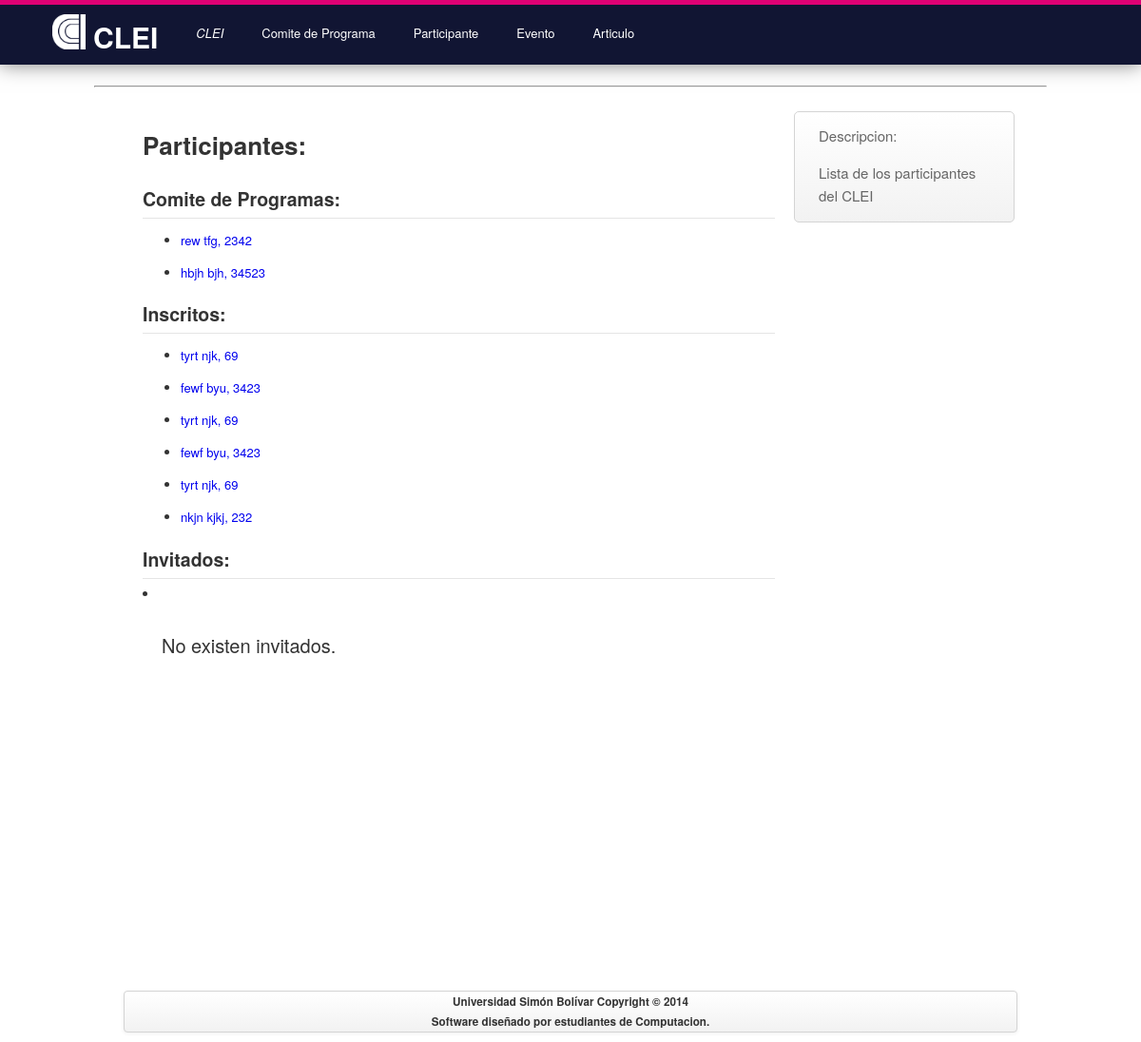
Page /persona/ on the earlier database version.
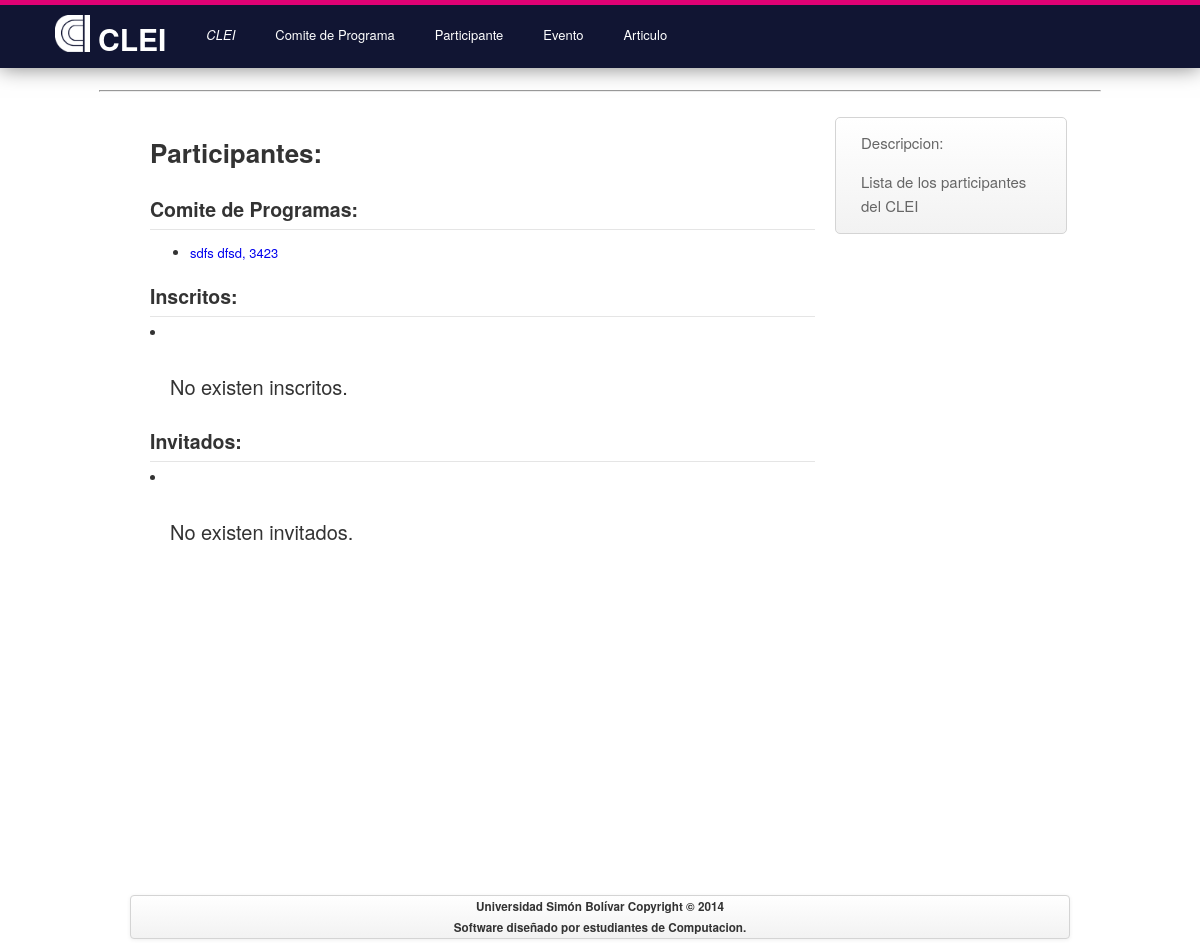
Same page on the later database version.
### miembro_cp/models.py (models this page shows)
class Miembro_CP(models.Model):
    PRESIDENTE     = 'PR'
    REGULAR        = 'RE'
    CARGOS_CHOICES = (
        (PRESIDENTE, 'Presidente'),
        (REGULAR   , 'Regular'   ),
    )
    persona    = models.ForeignKey(Persona, related_name = 'info_miembro')
    experticia = models.ManyToManyField(Experticia)
    cargo      = models.CharField(max_length = 2,
                                  choices    = CARGOS_CHOICES,
                                  default    = REGULAR)
    def __str__(self):
        return str(self.persona)

### persona/models.py (models this page shows)
class Persona(models.Model):
    cedula               = models.IntegerField()
    nombre               = models.CharField(max_length=100)
    apellido             = models.CharField(max_length=100)
    institucion_afiliada = models.CharField(max_length=100)
    email                = models.EmailField(max_length=50)
    pais                 = models.CharField(max_length=100)
    def __str__(self):
        return str(self.nombre) + " " + str(self.apellido) + ", " + str(self.cedula)

### asistente/models.py (models this page shows)
class Inscrito(models.Model):
    created    = models.DateTimeField(default=datetime.now)
    monto      = models.IntegerField()
    asistencia = models.ManyToManyField(Asistencia)
    descuento  = models.ManyToManyField(Descuento)
    inscrito   = models.ForeignKey(Asistente, related_name="asistente")
    def __str__(self):
        return str(self.inscrito)

class Asistente(models.Model):
    cod_postal = models.IntegerField()
    telefono   = models.IntegerField()
    url        = models.CharField(max_length=100, null=True, blank=True)
    info       = models.ForeignKey(Persona, related_name='persona')
    def __str__(self):
        return str(self.info)

### persona/views.py (the view)
def persona_participante(request):
    miembros       = Miembro_CP.objects.all()
    inscritos      = Inscrito.objects.all()
    invitado_lista = Invitado.objects.all()
    return render_to_response('persona/persona_index.html',
                              {'comite_lista'  : miembros,
                               'inscrito_lista': inscritos,
                               'invitado_lista': invitado_lista,
    })

### templates/persona/persona_index.html
{% extends "index.html" %}
{% block content %}
<h1>Participantes:</h1>
<h3>Comite de Programas:</h3>
{% if comite_lista %}
<ul>
  {% for c in comite_lista %}
  <li><a href="/miembro_cp/detalles/{{ c.id }}/">{{ c }}</a></li>
  {% endfor %}
</ul>
{% else %}
<li>
  <p>No existen inscritos.</p>
</li>
{% endif %}
<h3>Inscritos:</h3>
{% if inscrito_lista %}
<ul>
  {% for i in inscrito_lista %}
  <li><a href="/asistente/inscritos/detalles/{{ i.id }}">{{ i }}</a></li>
  {% endfor %}
</ul>
{% else %}
<li>
  <p>No existen inscritos.</p>
</li>
{% endif %}
<h3>Invitados:</h3>
{% if invitado_lista %}
<ul>
  {% for d in invitado_lista %}
  <li><a href="/invitado/detalles/{{ d.id }}">{{ d }}</a></li>
  {% endfor %}
</ul>
{% else %}
<li>
  <p>No existen invitados.</p>
</li>
{% endif %}
{% endblock %}
{% block sidebar %}
<li>
  <p>Lista de los participantes del CLEI</p>
</li>
{% endblock %}

### templates/index.html (shortened to what this page needs)
<!DOCTYPE html>
<html lang="es">
  <head>
    {% load staticfiles %}
    <link rel="stylesheet" type="text/css" href="{% static 'style.css' %}" />
  </head>
  <body>
    <div class="header">
      <div class="navbar-inner">
        <div class="navbar">
    	  <div class="nav">
      	    <a href="/">
              <img class="clei" src="/static/clei_regen.png">
       	      <h1>CLEI</h1>
      	    </a>
    	  </div>
          <div class="nav">
            <ul>
              <li><a href="#"><i>CLEI</i></a>
              </li>
            </ul>
          </div>
					<div class="nav">
            <ul>
              <li><a href="#">Comite de Programa</a>
              </li>
            </ul>
          </div>
          <div class="nav">
            <ul>
              <li><a href="#">Participante</a>
              </li>
            </ul>
          </div>
          <div class="nav">
            <ul>
              <li><a href="#">Evento</a>
              </li>
            </ul>
          </div>
          <div class="nav">
            <ul>
              <li><a href="#">Articulo</a>
              </li>
            </ul>
          </div>
        </div>
      </div>
    </div>
    <hr>
    <div class="page-container">
      <div class="container">
        <div class="container-body">
          {% block content %}{% endblock %}
        </div>
        <div class="sidebar">
          <ul>
            <li>Descripcion:</li>
            {% block sidebar %}{% endblock %}
          </ul>
        </div>
      </div>
    </div>
    <footer class="page-container">
      <div class="footer">
        <p>
          <b>Universidad Simón Bolívar Copyright © 2014</b>
        </p>
        <p>
          <b>Software diseñado por estudiantes de Computacion.</b>
        </p>
      </div>
    </footer>
  </body>
</html>

### static/style.css (style rules this page uses)
a { text-decoration: none; }
body { margin: 0px; font-family: "Helvetica Neue", Helvetica, Arial, sans-serif; font-size: 13px; line-height: normal; color: #333333; background-color: #ffffff; background-repeat:repeat-x; }
.header { position:fixed; top: 0px; right: 0; left: 0; z-index: 1030; margin-bottom: 0; overflow: visible; background-color: #111533; box-shadow:0px 0px 20px rgba(0,0,0,0.5);; }
.header a { color:#ffffff; }
.header h1 { font-size: 30px; padding: 12px 20px 0px 8px; margin: 0px; }
.header img { width: 35px; padding: 10px 0px 0px 10px; }
.header .navbar-inner { border-top: 5px solid #DF0174; padding-right: 0; padding-left: 0; color: white; }
.navbar-inner:before, .navbar-inner:after { display: table; line-height: 0; content: ""; }
.navbar-inner:after { clear: both; }
.header .navbar-inner .navbar { margin: 0 auto; max-width: 1110px; }
.navbar { padding-right: 0px; padding-left: 0px; }
.navbar:before, .navbar:after { display: table; line-height: 0; content: ""; }
.navbar:after { clear: both; }
.header .nav { float: left; }
body .page-container { margin: 0 auto; margin-bottom:270px; }
body hr { width: 1000px; margin-top: 90px; margin-bottom: 15px; }
.page-container { width: 940px; padding: 0px; padding-top:10px; }
.nav { padding-left: 0px; }
.nav a h1, .nav a img { float: left; }
.nav a { display:block; }
.nav ul { list-style: none; position: relative; display: inline-table; padding:0; margin:0; white-space: nowrap; }
.nav ul:after { content: ""; clear: both; display: block; }
.nav ul li { float: left; }
.nav ul li a { display: block; padding: 20px; text-decoration: none; }
.container { overflow:auto; }
.container .container-body { float: left; width:665px; padding:0 20px 20px 20px; }
.container-body h3 { display: block; width: 100%; padding: 0.3em 0; margin-bottom: 0.3em; margin-top: 0px; font-size: 150%; color: #333; border-bottom: 1px solid #e5e5e5; }
.container-body li { margin-bottom: 15px; }
.container-body li p { font-size:20px; margin-top: 30px; padding-left: 20px; }
.container .sidebar { float: left; width: 180px; border-radius: 5px; background-color: #fafafa; padding: 0 30px 0px 20px; background-image: -moz-linear-gradient(top, #ffffff, #f2f2f2); background-image: -webkit-gradient(linear, 0 0, 0 100%, from(#ffffff), to(#f2f2f2)); background-image: -webkit-linear-gradient(top, #ffffff, #f2f2f2); background-image: -o-linear-gradient(top, #ffffff, #f2f2f2); background-image: linear-gradient(to bottom, #ffffff, #f2f2f2); border: 1px solid #d4d4d4; }
.container .sidebar li { list-style:none; font-size:15px; color:#666; line-height:24px; margin-left:-35px; }
.container:after { content: "\n"; color:#ffffff; font-size:20px; clear: both; display: block; }
.footer { clear:both; min-height: 40px; padding-right: 20px; padding-left: 20px; background-color: #fafafa; background-image: -moz-linear-gradient(top, #ffffff, #f2f2f2); background-image: -webkit-gradient(linear, 0 0, 0 100%, from(#ffffff), to(#f2f2f2)); background-image: -webkit-linear-gradient(top, #ffffff, #f2f2f2); background-image: -o-linear-gradient(top, #ffffff, #f2f2f2); background-image: linear-gradient(to bottom, #ffffff, #f2f2f2); background-repeat: repeat-x; border: 1px solid #d4d4d4; -webkit-border-radius: 4px; -moz-border-radius: 4px; border-radius: 4px; filter: progid:DXImageTransform.Microsoft.gradient(startColorstr='#ffffffff', endColorstr='#fff2f2f2', GradientType=0); *zoom: 1; -webkit-box-shadow: 0 1px 4px rgba(0, 0, 0, 0.065); -moz-box-shadow: 0 1px 4px rgba(0, 0, 0, 0.065); box-shadow: 0 1px 4px rgba(0, 0, 0, 0.065); }
.footer p { margin: 0px; padding: 3px; text-align: center; line-height: 1.3em; font-size: 90%; }
footer.page-container { margin-bottom: 10px; }

Differences in the rows shown:
removed Miembro_CP: persona.cedula "hbjh bjh, 34523"
removed Inscrito: inscrito.cedula "tyrt njk, 69"
removed Inscrito: inscrito.cedula "fewf byu, 3423"
removed Inscrito: inscrito.cedula "tyrt njk, 69"
removed Inscrito: inscrito.cedula "fewf byu, 3423"
removed Inscrito: inscrito.cedula "tyrt njk, 69"
removed Inscrito: inscrito.cedula "nkjn kjkj, 232"
changed Miembro_CP: persona.cedula "rew tfg, 2342" → "sdfs dfsd, 3423"
Other differences:
text now shown: "No existen inscritos."
